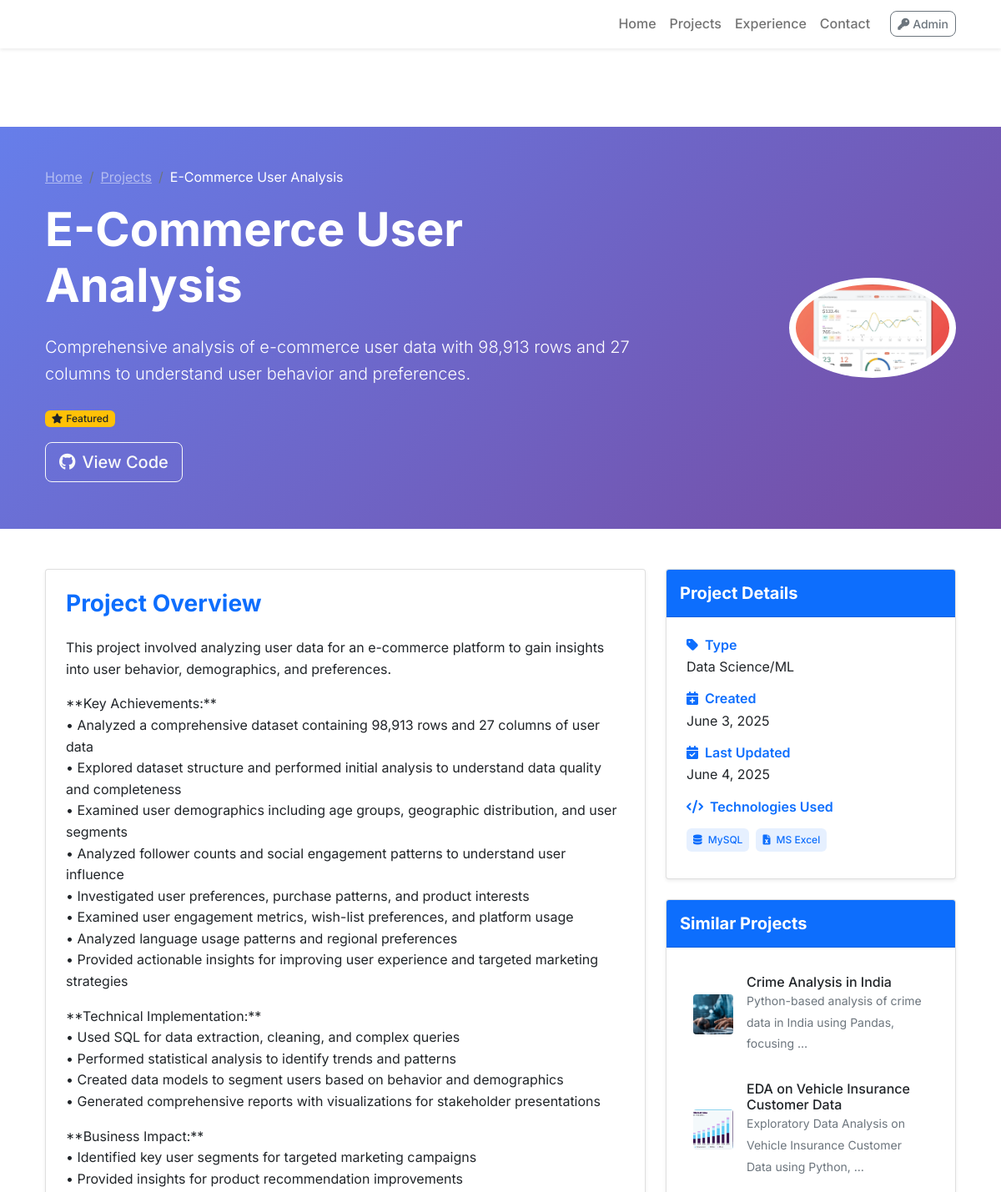
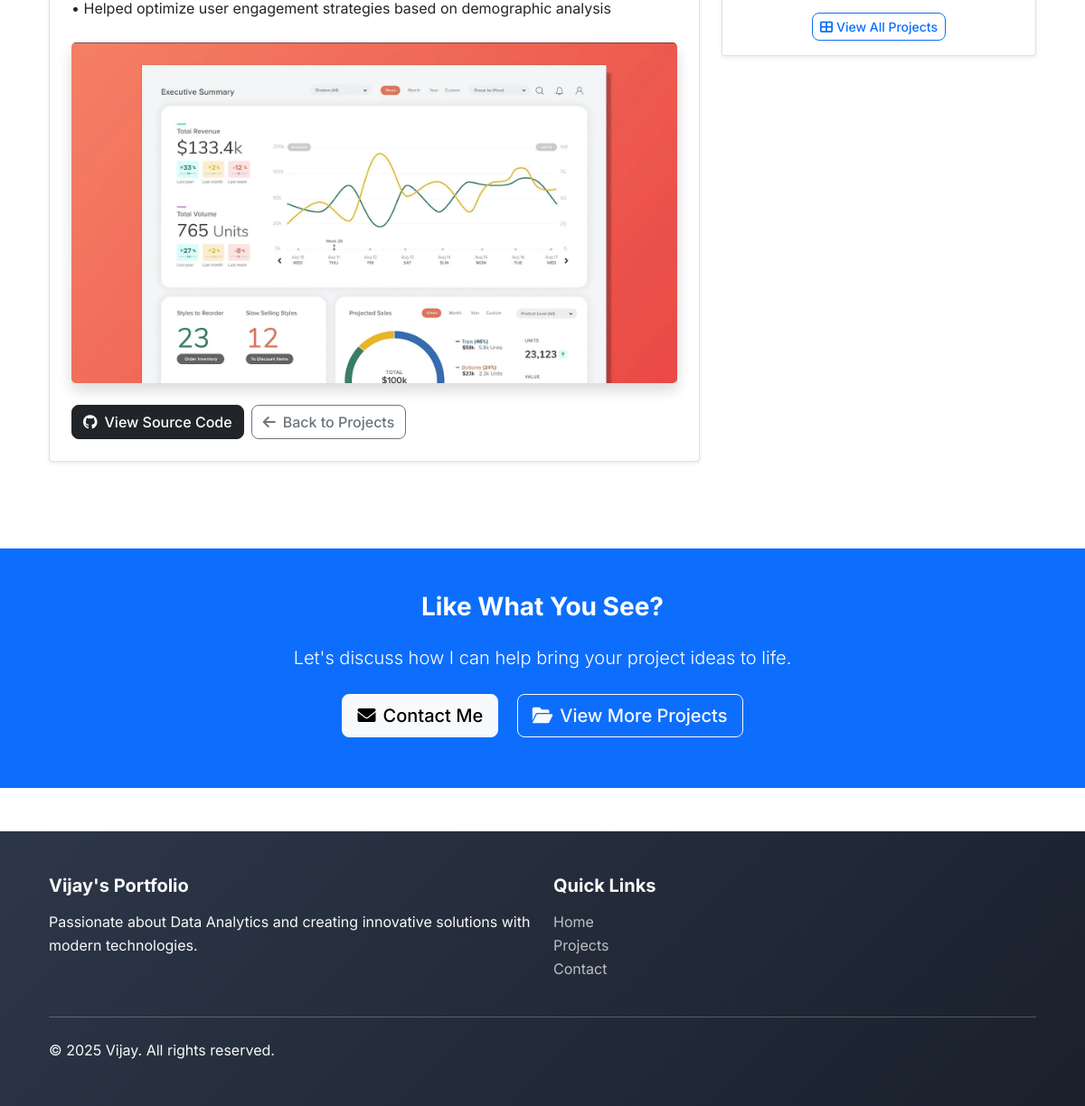
/projects/ecommerce-user-analysis/, run on the app's committed database (2 pictures, top to bottom).
### portfolio/models.py (models this page shows, shortened)
class Project(models.Model):
    PROJECT_TYPES = [
        ('web', 'Web Application'),
        ('mobile', 'Mobile Application'),
        ('desktop', 'Desktop Application'),
        ('api', 'API/Backend'),
        ('data', 'Data Science/ML'),
        ('other', 'Other'),
    ]
    title = models.CharField(max_length=200)
    slug = models.SlugField(unique=True)
    description = models.TextField()
    short_description = models.CharField(max_length=300, help_text="Brief description for project cards")
    project_type = models.CharField(max_length=20, choices=PROJECT_TYPES, default='web')
    technologies = models.ManyToManyField(Skill, related_name='projects', blank=True)
    image = models.ImageField(upload_to='projects/', blank=True, null=True)
    live_url = models.URLField(blank=True, help_text="Live project URL")
    github_url = models.URLField(blank=True, help_text="GitHub repository URL")
    demo_url = models.URLField(blank=True, help_text="Demo/video URL")
    is_featured = models.BooleanField(default=False)
    is_published = models.BooleanField(default=True)
    order = models.IntegerField(default=0, help_text="Order for display")
    created_at = models.DateTimeField(auto_now_add=True)
    updated_at = models.DateTimeField(auto_now=True)
    class Meta:
        ordering = ['-is_featured', 'order', '-created_at']

class Skill(models.Model):
    SKILL_CATEGORIES = [
        ('programming', 'Programming Languages'),
        ('frontend', 'Frontend Technologies'),
        ('backend', 'Backend Technologies'),
        ('database', 'Database'),
        ('devops', 'DevOps & Tools'),
        ('other', 'Other'),
    ]
    name = models.CharField(max_length=100)
    category = models.CharField(max_length=20, choices=SKILL_CATEGORIES, default='other')
    icon = models.CharField(max_length=100, blank=True, help_text="Font Awesome icon class")
    order = models.IntegerField(default=0, help_text="Order for display")
    is_featured = models.BooleanField(default=False)
    created_at = models.DateTimeField(auto_now_add=True)
    class Meta:
        ordering = ['category', 'order', 'name']

### portfolio/views.py (the view)
# urls.py: path('projects/<slug:slug>/', views.project_detail, name='project_detail'),
def project_detail(request, slug):
    project = get_object_or_404(Project, slug=slug, is_published=True)
    related_projects = Project.objects.filter(
        is_published=True,
        project_type=project.project_type
    ).exclude(id=project.id)[:3]
    context = {
        'project': project,
        'related_projects': related_projects,
    }
    return render(request, 'portfolio/project_detail.html', context)

### templates/portfolio/project_detail.html (shortened to what this page needs)
{% extends 'portfolio/base.html' %}
{% load static %}
{% block content %}
<!DOCTYPE html>
<html lang="en">
<head>
    <link rel="stylesheet" href="https://cdnjs.cloudflare.com/ajax/libs/bootstrap/5.1.3/css/bootstrap.min.css">
    <link rel="stylesheet" href="https://cdnjs.cloudflare.com/ajax/libs/font-awesome/6.0.0-beta3/css/all.min.css">
    <link rel="stylesheet" href="https://unpkg.com/aos@next/dist/aos.css" />
    <link rel="stylesheet" href="/static/css/style.css">
</head>
<body>
    <section class="project-hero bg-gradient-primary text-white py-5"
        style="margin-top: 76px; background: linear-gradient(135deg, #667eea 0%, #764ba2 100%); min-height: 40vh; display: flex; align-items: center;">
        <div class="container">
            <div class="row">
                <div class="col-lg-8">
                    <nav aria-label="breadcrumb" class="mb-3">
                        <ol class="breadcrumb">
                            <li class="breadcrumb-item">
                                <a href="{% url 'portfolio:home' %}" class="text-white-50">Home</a>
                            </li>
                            <li class="breadcrumb-item">
                                <a href="{% url 'portfolio:projects' %}" class="text-white-50">Projects</a>
                            </li>
                            <li class="breadcrumb-item active text-white" aria-current="page">{{ project.title }}</li>
                        </ol>
                    </nav>
                    <h1 class="display-4 fw-bold mb-4" data-aos="fade-up">{{ project.title }}</h1>
                    <p class="lead mb-4" data-aos="fade-up" data-aos-delay="100">
                        {{ project.short_description }}
                    </p>
                    <div class="project-badges mb-3">
                        {% if project.is_featured %}
                        <span class="badge bg-warning text-dark me-2">
                            <i class="fas fa-star me-1"></i>Featured
                        </span>
                        {% endif %}
                    </div>
                    <div class="project-links" data-aos="fade-up" data-aos-delay="200">
                        {% if project.github_url %}
                        <a href="{{ project.github_url }}" target="_blank" class="btn btn-outline-light btn-lg mb-2">
                            <i class="fab fa-github me-2"></i>View Code
                        </a>
                        {% endif %}
                    </div>
                </div>
                <div class="col-lg-4 d-none d-lg-flex justify-content-end align-items-center">
                    {% if project.image %}
                    <img src="{{ project.image.url }}" alt="{{ project.title }}"
                         class="img-fluid rounded-circle bg-white p-2"
                         style="max-width: 200px; max-height: 200px; object-fit: cover;"
                         data-aos="zoom-in">
                    {% else %}
                    <div class="rounded-circle bg-white p-3" data-aos="zoom-in">
                        <i class="fas fa-project-diagram fa-4x text-primary"></i>
                    </div>
                    {% endif %}
                </div>
            </div>
        </div>
    </section>
    <section class="project-details py-5">
        <div class="container">
            <div class="row">
                <div class="col-lg-8 mb-5">
                    <div class="card shadow-sm h-100">
                        <div class="card-body p-4">
                            <h2 class="h3 fw-bold mb-4 text-primary" data-aos="fade-up">Project Overview</h2>
                            <div class="content" data-aos="fade-up" data-aos-delay="100">
                                {{ project.description|linebreaks }}
                            </div>
                            {% if project.image %}
                            <div class="project-image my-4 text-center" data-aos="fade-up" data-aos-delay="150">
                                <img src="{{ project.image.url }}" alt="{{ project.title }}" class="img-fluid rounded-3 shadow" style="max-width: 100%;">
                            </div>
                            {% endif %}
                            <div class="project-links mt-4 d-flex flex-wrap gap-2" data-aos="fade-up" data-aos-delay="200">
                                {% if project.github_url %}
                                <a href="{{ project.github_url }}" target="_blank" class="btn btn-dark">
                                    <i class="fab fa-github me-2"></i>View Source Code
                                </a>
                                {% endif %}
                                <a href="{% url 'portfolio:projects' %}" class="btn btn-outline-secondary">
                                    <i class="fas fa-arrow-left me-2"></i>Back to Projects
                                </a>
                            </div>
                        </div>
                    </div>
                </div>
                <div class="col-lg-4">
                    <div class="card shadow-sm mb-4" data-aos="fade-left">
                        <div class="card-header bg-primary text-white py-3">
                            <h3 class="h5 mb-0 fw-bold">Project Details</h3>
                        </div>
                        <div class="card-body p-4">
                            <div class="info-item mb-3">
                                <h6 class="fw-semibold text-primary mb-1">
                                    <i class="fas fa-tag me-2"></i>Type
                                </h6>
                                <p class="mb-0">{{ project.get_project_type_display }}</p>
                            </div>
                            <div class="info-item mb-3">
                                <h6 class="fw-semibold text-primary mb-1">
                                    <i class="fas fa-calendar-plus me-2"></i>Created
                                </h6>
                                <p class="mb-0">{{ project.created_at|date:"F j, Y" }}</p>
                            </div>
                            <div class="info-item mb-3">
                                <h6 class="fw-semibold text-primary mb-1">
                                    <i class="fas fa-calendar-check me-2"></i>Last Updated
                                </h6>
                                <p class="mb-0">{{ project.updated_at|date:"F j, Y" }}</p>
                            </div>
                            <div class="info-item">
                                <h6 class="fw-semibold text-primary mb-3">
                                    <i class="fas fa-code me-2"></i>Technologies Used
                                </h6>
                                <div class="d-flex flex-wrap gap-2 mb-2">
                                    {% for tech in project.technologies.all %}
                                    <span class="badge bg-primary bg-opacity-10 text-primary p-2">
                                        {% if tech.icon %}
                                        <i class="{{ tech.icon }} me-1"></i>
                                        {% endif %}
                                        {{ tech.name }}
                                    </span>
                                    {% empty %}
                                    <p class="text-muted fst-italic mb-0">No technologies specified</p>
                                    {% endfor %}
                                </div>
                            </div>
                        </div>
                    </div>
                    {% if related_projects %}
                    <div class="card shadow-sm" data-aos="fade-left" data-aos-delay="200">
                        <div class="card-header bg-primary text-white py-3">
                            <h3 class="h5 mb-0 fw-bold">Similar Projects</h3>
                        </div>
                        <div class="card-body p-3">
                            <div class="list-group list-group-flush">
                                {% for related in related_projects %}
                                <a href="{% url 'portfolio:project_detail' related.slug %}"
                                   class="list-group-item list-group-item-action border-0 py-3">
                                    <div class="d-flex align-items-center">
                                        {% if related.image %}
                                        <div class="flex-shrink-0 me-3">
                                            <img src="{{ related.image.url }}" alt="{{ related.title }}"
                                                 class="rounded" style="width: 48px; height: 48px; object-fit: cover;">
                                        </div>
                                        {% else %}
                                        <div class="flex-shrink-0 me-3 bg-light rounded d-flex align-items-center justify-content-center"
                                             style="width: 48px; height: 48px;">
                                            <i class="fas fa-project-diagram text-primary"></i>
                                        </div>
                                        {% endif %}
                                        <div>
                                            <h6 class="mb-0">{{ related.title }}</h6>
                                            <small class="text-muted">{{ related.short_description|truncatewords:10 }}</small>
                                        </div>
                                    </div>
                                </a>
                                {% endfor %}
                            </div>
                            <div class="mt-3 text-center">
                                <a href="{% url 'portfolio:projects' %}" class="btn btn-outline-primary btn-sm">
                                    <i class="fas fa-th-large me-1"></i>View All Projects
                                </a>
                            </div>
                        </div>
                    </div>
                    {% endif %}
                </div>
            </div>
        </div>
    </section>
    <section class="cta-section py-5 bg-primary text-white">
        <div class="container text-center">
            <div class="row">
                <div class="col-lg-8 mx-auto">
                    <h2 class="h3 fw-bold mb-4" data-aos="fade-up">Like What You See?</h2>
                    <p class="lead mb-4" data-aos="fade-up" data-aos-delay="100">
                        Let's discuss how I can help bring your project ideas to life.
                    </p>
                    <div class="cta-buttons" data-aos="fade-up" data-aos-delay="200">
                        <a href="{% url 'portfolio:contact' %}" class="btn btn-light btn-lg me-3 mb-2">
                            <i class="fas fa-envelope me-2"></i>Contact Me
                        </a>
                        <a href="{% url 'portfolio:projects' %}" class="btn btn-outline-light btn-lg mb-2">
                            <i class="fas fa-folder-open me-2"></i>View More Projects
                        </a>
                    </div>
                </div>
            </div>
        </div>
    </section>
</body>
</html>
{% endblock %}

### static/css/style.css (style rules this page uses)
:root { --primary-color: #667eea; --secondary-color: #764ba2; --dark-color: #2d3748; --light-color: #f7fafc; --text-muted: #718096; }
body { font-family: 'Inter', sans-serif; line-height: 1.6; padding-top: 76px; }
.btn { border-radius: 8px; font-weight: 500; transition: all 0.3s ease; }
.badge { font-weight: 500; border-radius: 6px; }
.bg-gradient-primary { background: linear-gradient(135deg, var(--primary-color), var(--secondary-color)); }

### data on the page
Project: title "E-Commerce User Analysis", short_description "Comprehensive analysis of e-commerce user data with 98,913 rows and 27 columns to understand user behavior and preferences.", image (picture), description "This project involved analyzing user data for an e-commerce platform to gain insights into user behavior, demographics, and preferences. **Key Achievements:** • Analyzed a comprehensive dataset containing 98,913 rows and 27 columns of user data • Explored dataset structure and performed initial analysis to understand data quality and completeness • Examined user demographics including age groups, geographic distribution, and user segments • Analyzed follower counts and social engagement patterns to understand user influence • Investigated user preferences, purchase patterns, and product interests • Examined user engagement metrics, wish-list preferences, and platform usage • Analyzed…", project_type "Data Science/ML", created_at "June 3, 2025", updated_at "June 4, 2025"
Skill: name "MySQL"
Skill: name "MS Excel"
Project: image (picture), title "Crime Analysis in India", short_description "Python-based analysis of crime data in India using Pandas, focusing …"
Project: image (picture), title "EDA on Vehicle Insurance Customer Data", short_description "Exploratory Data Analysis on Vehicle Insurance Customer Data using Python, …"
